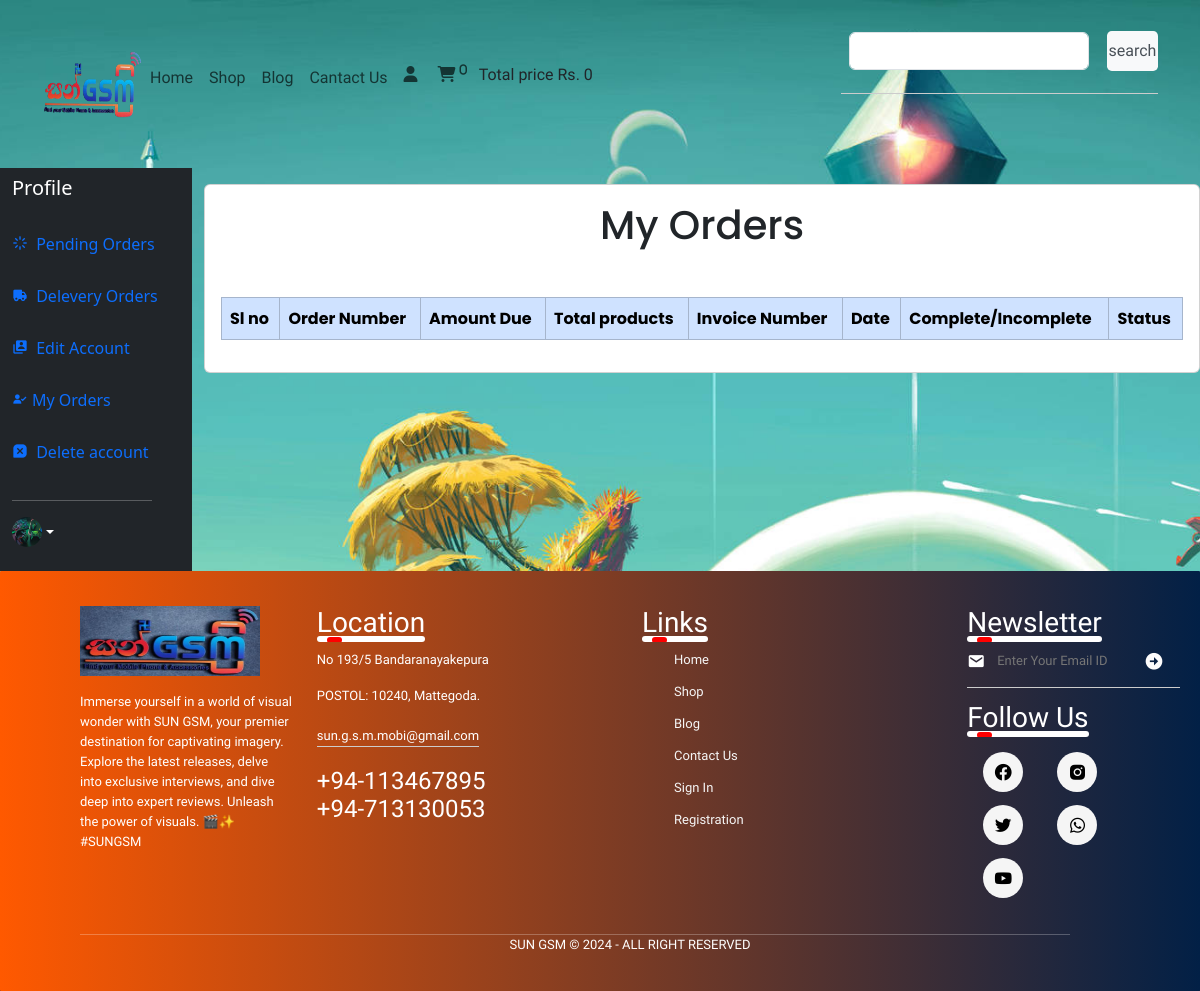
Before: /user_panel/profile.php?my_orders (signed in) with the older database file.
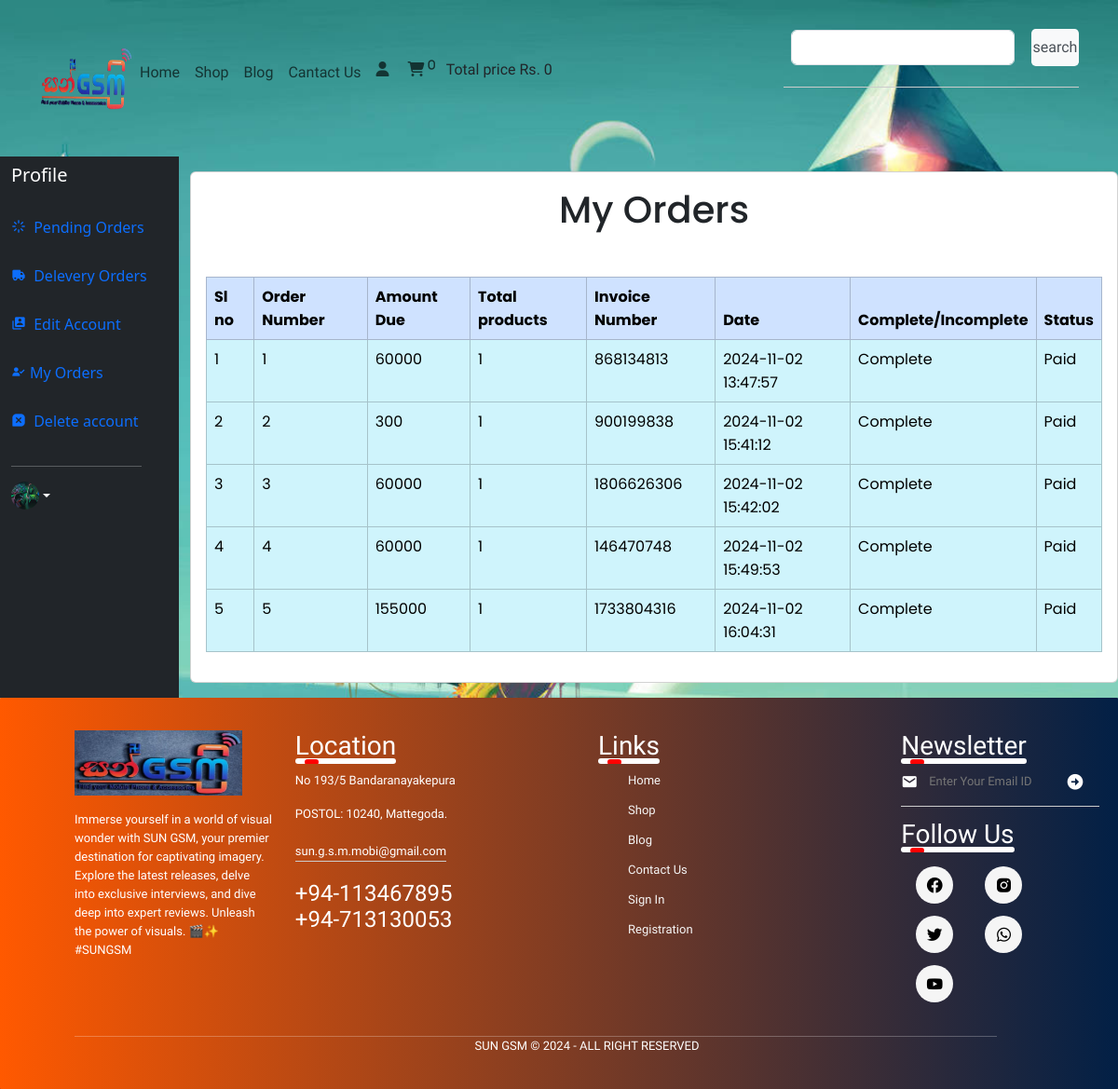
After: the same page with the newer database file.
### tables this page shows
CREATE TABLE `user` (
  `user_id` int(11) NOT NULL,
  `username` varchar(250) NOT NULL,
  `user_email` varchar(100) NOT NULL,
  `password` varchar(255) NOT NULL,
  `user_image` varchar(100) NOT NULL,
  `user_ip` varchar(100) NOT NULL,
  `user_address` varchar(100) NOT NULL,
  `user_mobile` varchar(100) NOT NULL,
  `registration_at` timestamp NOT NULL DEFAULT current_timestamp() ON UPDATE current_timestamp()
);

CREATE TABLE `orders` (
  `order_id` int(11) NOT NULL,
  `user_id` int(11) NOT NULL,
  `amount_due` int(255) NOT NULL,
  `invoice_number` int(255) NOT NULL,
  `total_products` int(255) NOT NULL,
  `order_date` timestamp NOT NULL DEFAULT current_timestamp() ON UPDATE current_timestamp(),
  `order_status` varchar(255) NOT NULL,
  `email_sent` tinyint(1) DEFAULT 0,
  `sms_sent` tinyint(1) DEFAULT 0
);

### user_panel/my_orders.php (the view, shortened to what the rows shown need)
<!DOCTYPE html>
<html lang="en">
<head>
    <link rel="stylesheet" href="https://cdnjs.cloudflare.com/ajax/libs/toastr.js/latest/toastr.min.css"
 />
</head>
<body>
    <?php
    $username = $_SESSION['username'];
    $get_user = "SELECT * FROM `user` WHERE username='$username'";
    $result = mysqli_query($con, $get_user);
    $row_fetch = mysqli_fetch_assoc($result);
    $user_id = $row_fetch['user_id'];
    ?>
    <div class="d-flex justify-content-center" style="border-radius: 15px; font-family:Poppins">
        <div class="card" style="width:100%;">
            <div class="card-body">
                <h1 class="text-center ">My Orders</h1>
                <table class="table table-bordered mt-5 ">
                    <thead class="table-primary">
                        <tr>
                            <th scope="col">Sl no</th>
                            <th scope="col">Order Number</th>
                            <th scope="col">Amount Due</th>
                            <th scope="col">Total products</th>
                            <th scope="col">Invoice Number</th>
                            <th scope="col">Date</th>
                            <th scope="col">Complete/Incomplete</th>
                            <th scope="col">Status</th>
                        </tr>
                    </thead>
                    <tbody>
                        <?php
                        $get_orders_details = "SELECT * FROM `orders` WHERE user_id='$user_id'";
                        $result_orders = mysqli_query($con, $get_orders_details);
                        $sl_order = 1;
                        while ($row_orders = mysqli_fetch_assoc($result_orders)) {
                            $order_id = $row_orders['order_id'];
                            $order_amount_due = $row_orders['amount_due'];
                            $order_invoice_number = $row_orders['invoice_number'];
                            $order_total_products = $row_orders['total_products'];
                            $order_order_date = $row_orders['order_date'];
                            $order_status = $row_orders['order_status'];
                            if ($order_status == 'Complete') {
                                $order_status = "Complete";
                                echo "
        <tr class='table-info'>
            <td>$sl_order</td>
            <td>$order_id</td>
            <td>$order_amount_due</td>
            <td>$order_total_products</td>
            <td>$order_invoice_number</td>
            <td>$order_order_date</td>
            <td>$order_status</td>
            <td>Paid</a></td>
        </tr>";
                                $sl_order++;
                            }
                        }
                        ?>
                    </tbody>
                </table>
            </div>
        </div>
    </div>
</body>
</html>

### user_panel/profile.php (shortened to what the rows shown need)
<?php
include('../functions/common_function.php');
?>
<!DOCTYPE html>
<html lang="en">
<head>
    <link href="https://unpkg.com/boxicons@2.1.4/css/boxicons.min.css" rel="stylesheet" />
    <link rel="stylesheet" href="./user_page.css" />
    <link href="https://cdn.jsdelivr.net/npm/bootstrap@5.3.3/dist/css/bootstrap.min.css" rel="stylesheet"
 />
    <link rel="stylesheet" href="https://cdnjs.cloudflare.com/ajax/libs/font-awesome/6.5.1/css/all.min.css"
 />
    <link rel="stylesheet" href="https://cdnjs.cloudflare.com/ajax/libs/toastr.js/latest/toastr.min.css"
 />
</head>
</head>
<body>
    <div class="">
        <div class="row flex-nowrap">
            <div class="col-auto col-md-3 col-xl-2 px-sm-2 px-0 bg-dark">
                <div class="d-flex flex-column align-items-center align-items-sm-start px-3 pt-2 text-white min-vh-20">
                    <div class="d-flex align-items-center pb-3 mb-md-0 me-md-auto text-white text-decoration-none">
                        <h1 class="fs-5 d-none d-sm-inline">Profile</h1>
                    </div>
                    <div class="dropdown pb-4">
                        <a href="#" class="d-flex align-items-center text-white text-decoration-none dropdown-toggle"
                            id="dropdownUser1" data-bs-toggle="dropdown" aria-expanded="false">
                            <?php
                            if (!isset($_SESSION['username'])) {
                                echo " <span class='d-none d-sm-inline mx-1'>Guest</span>";
                            } else {
                                $username = $_SESSION['username'];
                                $user_image = "SELECT * FROM `user` WHERE username='$username'";
                                $user_image = mysqli_query($con, $user_image);
                                $row_image = mysqli_fetch_array($user_image);
                                $user_image = $row_image['user_image'];
                                echo "<img src='../user_panel/user_images/$user_image' alt='User Avatar' width='30' height='30'
                                class='rounded-circle'>";
                            }
                            ?>
                        </a>
                    </div>
                </div>
            </div>
            <div class="col py-3 text-white">
                <div>
                    <?php
                    if (isset($_GET['my_orders'])) {
                        include('my_orders.php');
                    }
                    ?>
                </div>
            </div>
        </div>
</body>
</html>

Changed rows visible on the page:
added orders: order_id "1", amount_due "60000", total_products "1", invoice_number "868134813", order_date "2024-11-02 13:47:57", order_status "Complete"
added orders: order_id "2", amount_due "300", total_products "1", invoice_number "900199838", order_date "2024-11-02 15:41:12", order_status "Complete"
added orders: order_id "3", amount_due "60000", total_products "1", invoice_number "1806626306", order_date "2024-11-02 15:42:02", order_status "Complete"
added orders: order_id "4", amount_due "60000", total_products "1", invoice_number "146470748", order_date "2024-11-02 15:49:53", order_status "Complete"
added orders: order_id "5", amount_due "155000", total_products "1", invoice_number "1733804316", order_date "2024-11-02 16:04:31", order_status "Complete"
